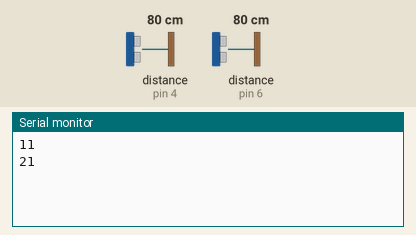
This sketch was run on a simulated Arduino Uno, built with avr-gcc and run on an emulated ATmega328P. Parts: the last lines printed to the serial monitor. Wiring (inferred from the names in the program): 2 × ultrasonic range finder: trigger pin 5, echo pin 4 / trigger pin 7, echo pin 6. Inputs (shaded band) come from the test bench; at power-on: distance to the obstacle (sensors on pin 4, pin 6) 80 cm. The echo pulse lasts 58.3 µs per cm.

Above: at 1.2 s.
1.3 s: distance to the obstacle (sensor on pin 4) set to 2 cm
At 2.3 s:
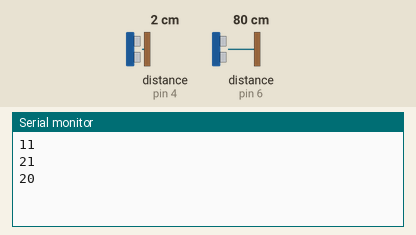
2.8 s: distance to the obstacle (sensor on pin 6) set to 2 cm
At 3.8 s:
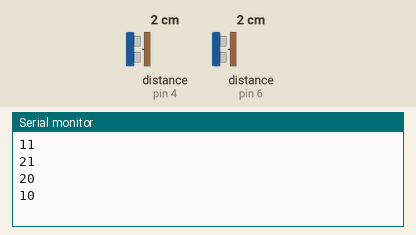
Timing chart, 0 to 5.8 s (numbered marks = the images above; inputs shaded):
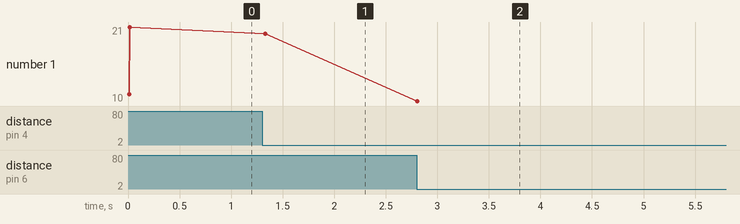

Measured:
- after the input at 1.3 s, the serial monitor: prints a new line at once (image 1)
- after the input at 2.8 s, the serial monitor: prints a new line at once (image 2)
- plotted number 1: 21 → 20 after the input at 1.3 s, 20 → 10 after the input at 2.8 s

The sketch:

outpart.ino
```cpp
const int trigPin1 = 7;  // Birinci Ultrasonik sensörün tetik pini
const int echoPin1 = 6;  // Birinci Ultrasonik sensörün echo pini

const int trigPin2 = 5;  // İkinci Ultrasonik sensörün tetik pini
const int echoPin2 = 4;  // İkinci Ultrasonik sensörün echo pini

long oncekiUzaklik1 = 0;  // Birinci sensörün bir önceki uzaklık değeri
long oncekiUzaklik2 = 0;  // İkinci sensörün bir önceki uzaklık değeri

const int MESAFE_FARKI_LIMITI = 3;

void setup() {
  Serial.begin(9600);
  pinMode(trigPin1, OUTPUT);
  pinMode(echoPin1, INPUT);
  pinMode(trigPin2, OUTPUT);
  pinMode(echoPin2, INPUT);
}

long mesafeOlc(int trigPin, int echoPin, long &oncekiUzaklik) {
  digitalWrite(trigPin, LOW);
  delayMicroseconds(2);
  digitalWrite(trigPin, HIGH);
  delayMicroseconds(10);
  digitalWrite(trigPin, LOW);

  long sure = pulseIn(echoPin, HIGH);
  long uzaklik = sure / 58.2;

  return uzaklik;
}

void loop() {
  long simdikiUzaklik1 = mesafeOlc(trigPin1, echoPin1, oncekiUzaklik1);
  long simdikiUzaklik2 = mesafeOlc(trigPin2, echoPin2, oncekiUzaklik2);

  // Birinci sensörün bilgilerini yazdır
  if (abs(simdikiUzaklik1 - oncekiUzaklik1) > MESAFE_FARKI_LIMITI) {
    if (simdikiUzaklik1 > oncekiUzaklik1) {
      Serial.println("11");
    } else if (simdikiUzaklik1 < oncekiUzaklik1) {
      Serial.println("10");
    }
  }

  // İkinci sensörün bilgilerini yazdır
  if (abs(simdikiUzaklik2 - oncekiUzaklik2) > MESAFE_FARKI_LIMITI) {
    if (simdikiUzaklik2 > oncekiUzaklik2) {
      Serial.println("21");
    } else if (simdikiUzaklik2 < oncekiUzaklik2) {
      Serial.println("20");
    }
  }

  oncekiUzaklik1 = simdikiUzaklik1;
  oncekiUzaklik2 = simdikiUzaklik2;

  delay(100);  // 0.1 saniye bekleyin
}
```
